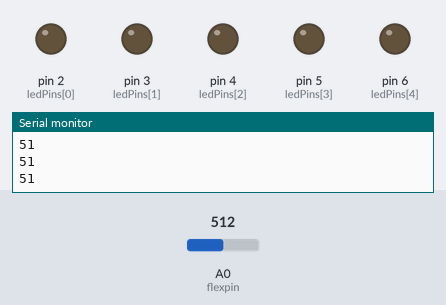
A sketch run on a simulated Arduino Uno, built with avr-gcc and run on an emulated ATmega328P. Parts: output pins drawn as LEDs (lit = HIGH), the last lines printed to the serial monitor. Inputs (shaded band) come from the test bench; at power-on: A0 (flexpin) = 512.

Above: at 1.2 s.
1.3 s: A0 (flexpin) set to 897
2.8 s: A0 (flexpin) set to 926
At 3.4 s:
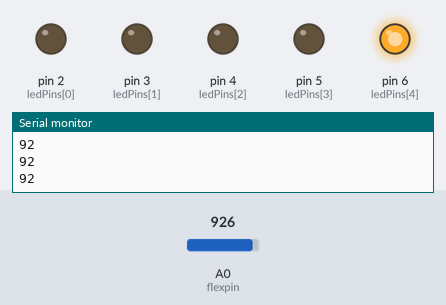
4.3 s: A0 (flexpin) set to 895
5.8 s: A0 (flexpin) set to 869
At 7.0 s:
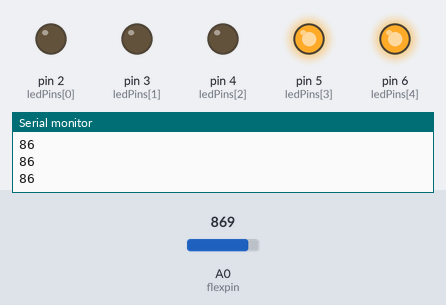
7.3 s: A0 (flexpin) set to 716
At 8.4 s:
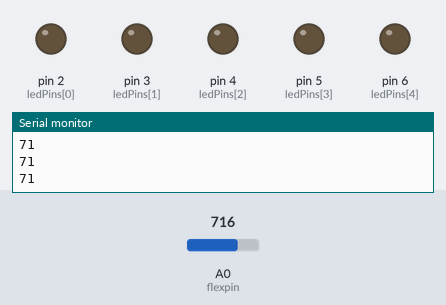
Timing chart, 0 to 9.8 s (numbered marks = the images above; inputs shaded):
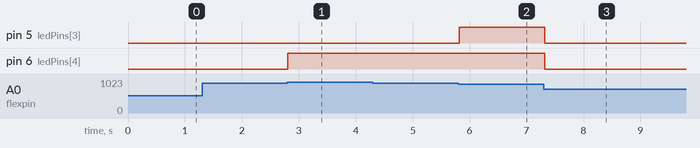

The sketch:

Flex_OnOff_Led1.ino
```cpp
int ledPins[] = {2,3,4,5,6};
int flexpin = 0;

void setup() {
  for(int i = 0; i <= 5; i++)
    pinMode(ledPins[i], OUTPUT);
  Serial.begin(9600);
}

void loop() {
    int flexVal, n;
  flexVal = analogRead(flexpin);
//  Serial.println(flexVal);
  n = flexVal/10;
  Serial.println(n);
  if(n < 80) {
    for(int i = 0; i <= 5; i++)
      digitalWrite(ledPins[i], LOW);
  } else if(n <= 81) {
      digitalWrite(ledPins[0], HIGH);
  } else if(n <= 83) {
    digitalWrite(ledPins[1], HIGH);
  } else if(n <= 85) {
    digitalWrite(ledPins[2], HIGH);
  } else if(n <= 87) {
    digitalWrite(ledPins[3], HIGH);
  } else if(n > 90){
    digitalWrite(ledPins[4], HIGH);
  }
  delay(100);
}
```

Measured:
- the behaviour switches between 909 and 910 on A0 (flexpin) (found by bisection; images 0 and 1)
- the behaviour switches between 880 and 879 on A0 (flexpin) (found by bisection; images 1 and 2)
- after the input at 2.8 s, pin 6 (ledPins[4]): LOW → HIGH at once
- after the input at 5.8 s, pin 5 (ledPins[3]): LOW → HIGH at once
- after the input at 7.3 s, pin 5 (ledPins[3]), pin 6 (ledPins[4]): HIGH → LOW at once
